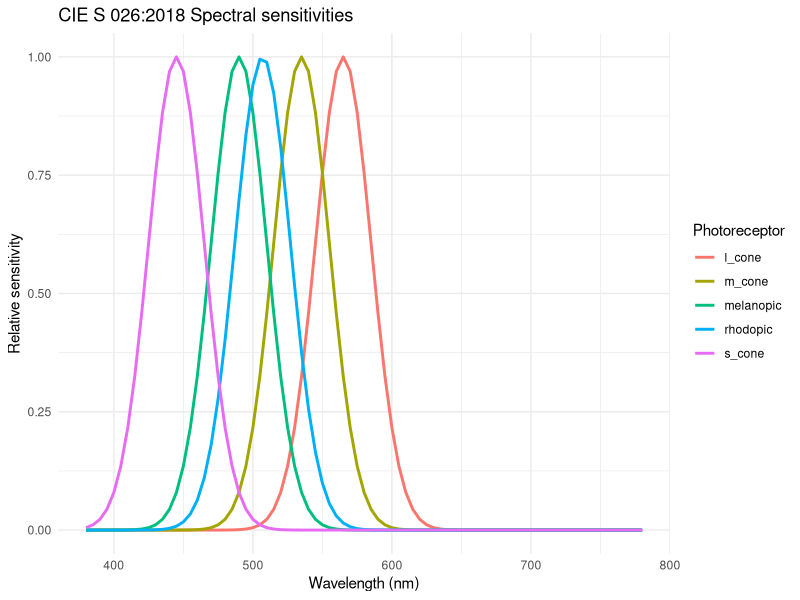
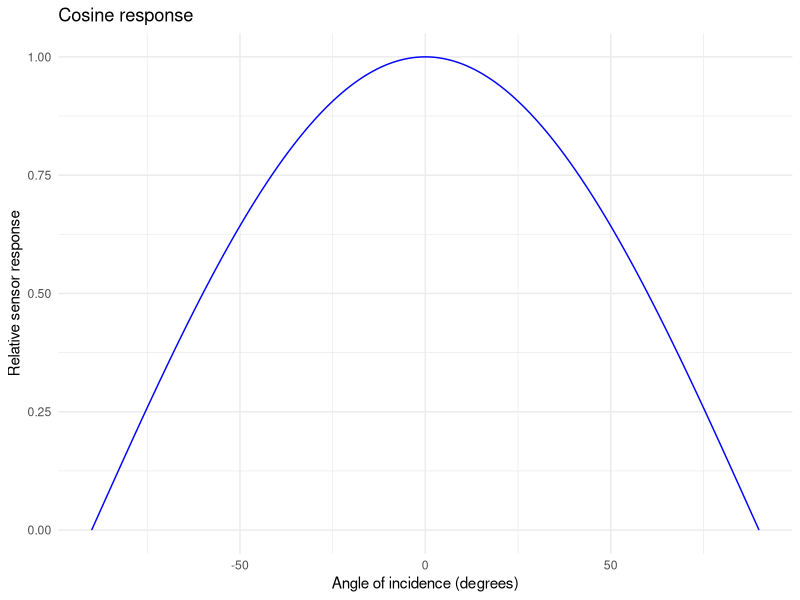

Source code (R) for these figures, in order:
## ---- chunk 1
#setup
library(ggplot2)
library(tidyr)
library(readr)
## ---- chunk 2
# Load data
cie_data <- read_csv("assets/cie_s026.csv")

# Reshape data to long format
cie_long <- pivot_longer(cie_data, 
                         cols = -wavelength,
                         names_to = "photoreceptor",
                         values_to = "sensitivity")

# Plot
ggplot(cie_long, aes(x = wavelength, y = sensitivity, color = photoreceptor)) +
  geom_line(size = 1) +
  labs(title = "CIE S 026:2018 Spectral sensitivities",
       x = "Wavelength (nm)",
       y = "Relative sensitivity",
       color = "Photoreceptor") +
  xlim(380, 780) + 
  theme_minimal()
## ---- chunk 3
# Define x in degrees
x_deg <- seq(-90, 90, length.out = 400)
y <- cos(x_deg * pi / 180)  # Convert degrees to radians
df <- data.frame(x = x_deg, y = y)

# Plot
ggplot(df, aes(x = x, y = y)) +
  geom_line(color = "blue") +
  labs(title = "Cosine response", x = "Angle of incidence (degrees)", y = "Relative sensor response") +
  theme_minimal()
